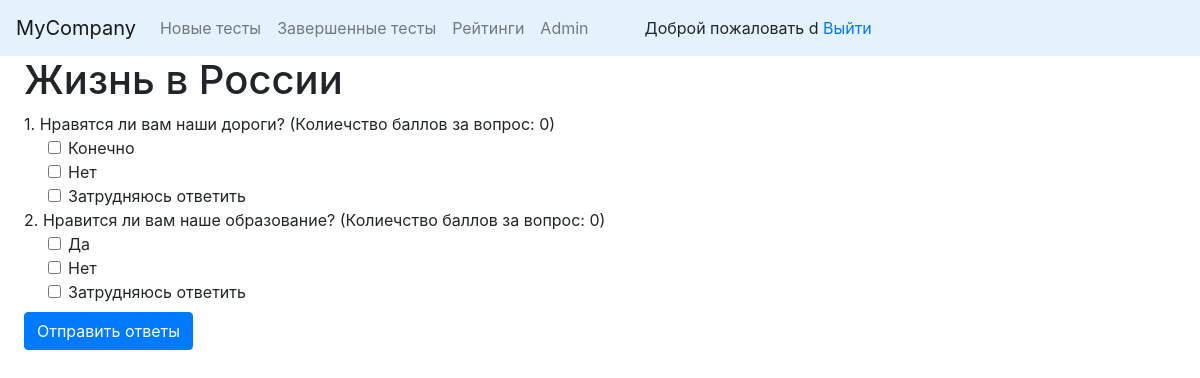
Page /poll/block/3/ (signed in) on the committed database.
### poll/models.py (models this page shows, shortened)
class Block(models.Model):
    POLL = 'PL'
    TEST = 'TS'
    TYPE_BLOCK_CHOICES = [
        (POLL, 'Опросник'),
        (TEST, 'Тест'),
    ]
    type_block = models.CharField(max_length=2, choices=TYPE_BLOCK_CHOICES,
                                  default=TEST)
    title = models.CharField(max_length=128)
    description = models.TextField(blank=True)
    question_count = models.SmallIntegerField(default=0)
    date_begin = models.DateTimeField('Дата начала теста',
                                      default=timezone.now)
    date_end = models.DateTimeField('Дата окончания теста', blank=True,
                                    null=True)
    available = models.BooleanField(default=False)
    def __str__(self):
        return self.title

class QuestionInBlock(models.Model):
    question = models.ForeignKey(Question, on_delete=models.CASCADE,
                                 related_name='question', null=True)
    block = models.ForeignKey(Block, on_delete=models.CASCADE,
                              related_name='block')
    weight = models.SmallIntegerField(editable=True, default=0)

class Question(models.Model):
    RADIO = 'RB'
    CHECKBOX = 'CB'
    TYPE_VARIANT_CHOICES = [
        (RADIO, 'Радиокнопка'),
        (CHECKBOX, 'Чекбокс'),
    ]
    title = models.CharField(max_length=264)
    image = models.ImageField(null=True, blank=True,
                              upload_to='questions_image/')
    type_variant = models.CharField(max_length=2, choices=TYPE_VARIANT_CHOICES,
                                    default=RADIO)

class Answer(models.Model):
    title = models.CharField(max_length=128, null=True, blank=True)
    question = models.ForeignKey(Question, on_delete=models.CASCADE,
                                 related_name='answer_in_question', null=True)
    correct = models.BooleanField(default=False)

### poll/views.py (the view)
# urls.py: path('block/<int:block_id>/', block_detail, name='block_detail_url'),
@login_required
def block_detail(request, block_id):
    if request.user.is_authenticated:
        template = loader.get_template('block_detail.html')
        block = Block.objects.get(id=block_id)
        questions_in_block = QuestionInBlock.objects.filter(block__id=block_id)
        context_dict = {
            "all_questions": questions_in_block,
            "current_block": block
        }
        return HttpResponse(template.render(context_dict, request))
    else:
        return redirect('login')

### poll/templates/block_detail.html (shortened to what this page needs)
{% extends 'base_poll.html' %}
{% block content %}
    <h1 class="ml-4 mb-2"> {{ current_block }} </h1>
    {% if current_block.type_block == 'TS' %}
        <form action="{% url 'finish_test_url' block_id=current_block.id %}" method="post">
    {% else %}
        <form action="{% url 'finish_interview_url' block_id=current_block.id %}" method="post">
    {% endif %}
        {% for questions_in_block in all_questions %}
        <div>
            <span class="ml-4">{{ forloop.counter }}. {{ questions_in_block.question.title }}
                (Колиечство баллов за вопрос: {{ questions_in_block.weight }}) </span> <br>
            {% for answer in questions_in_block.question.answer_in_question.all %}
                {% if current_block.type_block == 'TS' %}
                    <div class="custom-control custom-radio ml-5">
                        <input class="custom-control-input" type="radio" name="answer{{questions_in_block.id}}" value="{{answer.id}}" id="answer{{answer.id}}">
                        <label class="custom-control-label" for="answer{{answer.id}}">
                            {{ answer.title }}
                        </label>
                    </div>
                {% else %}
                    <div class="form-check ml-5">
                        <input class="form-check-input" type="checkbox" name="answer{{questions_in_block.id}}" value="{{answer.id}}" id="answer{{answer.id}}1">
                        <label class="form-check-label" for="answer{{answer.id}}">
                            {{ answer.title }}
                        </label>
                    </div>
                {% endif %}
            {% endfor %}
        </div>
        {% endfor %}
        <button class="btn btn-primary ml-4 mt-2" type="submit">Отправить ответы</button>
    </form>
{% endblock %}

### templates/base.html (shortened to what this page needs)
<!DOCTYPE html>
<html lang="en">
<head>
    <link rel="stylesheet" href="https://maxcdn.bootstrapcdn.com/bootstrap/4.0.0/css/bootstrap.min.css">
</head>
<body>
    <nav class="navbar navbar-expand-lg navbar-light" style="background-color: #e3f2fd;">
        <a class="navbar-brand" href="{% url 'index' %}">MyCompany</a>
        <div class="collapse navbar-collapse" id="navbarNavAltMarkup">
            <div class="navbar-nav">
                {% if request.user.is_authenticated %}
                    <a class="nav-item nav-link" href="{% url 'list_of_blocks_url' %}">Новые тесты</a>
                    <a class="nav-item nav-link" href="{% url 'completed_list_url' %}">Завершенные тесты</a>
                    <a class="nav-item nav-link" href="{% url 'rating_url' %}">Рейтинги</a>
                {% endif %}
                {% if request.user.is_authenticated and request.user.is_staff %}
                    <a class="nav-item nav-link" href="/admin/">Admin</a>
                {% endif %}
                {% if request.user.is_authenticated %}
                    <div class="mt-2 ml-5">
                        <span> Доброй пожаловать {{ request.user }} </span>
                        <a href="{% url 'logout' %}">Выйти</a>
                    </div>
                {% endif %}
            </div>
        </div>
    </nav>
    {% block content %}{% endblock %}
</body>
</html>

### rows in the picture
Block: title "Жизнь в России"
QuestionInBlock: question "Нравятся ли вам наши дороги?", weight "0"
Answer: title "Конечно"
Answer: title "Нет"
Answer: title "Затрудняюсь ответить"
QuestionInBlock: question "Нравится ли вам наше образование?", weight "0"
Answer: title "Да"
Answer: title "Нет"
Answer: title "Затрудняюсь ответить"

### other values in the picture
{{ request.user }} "d"
